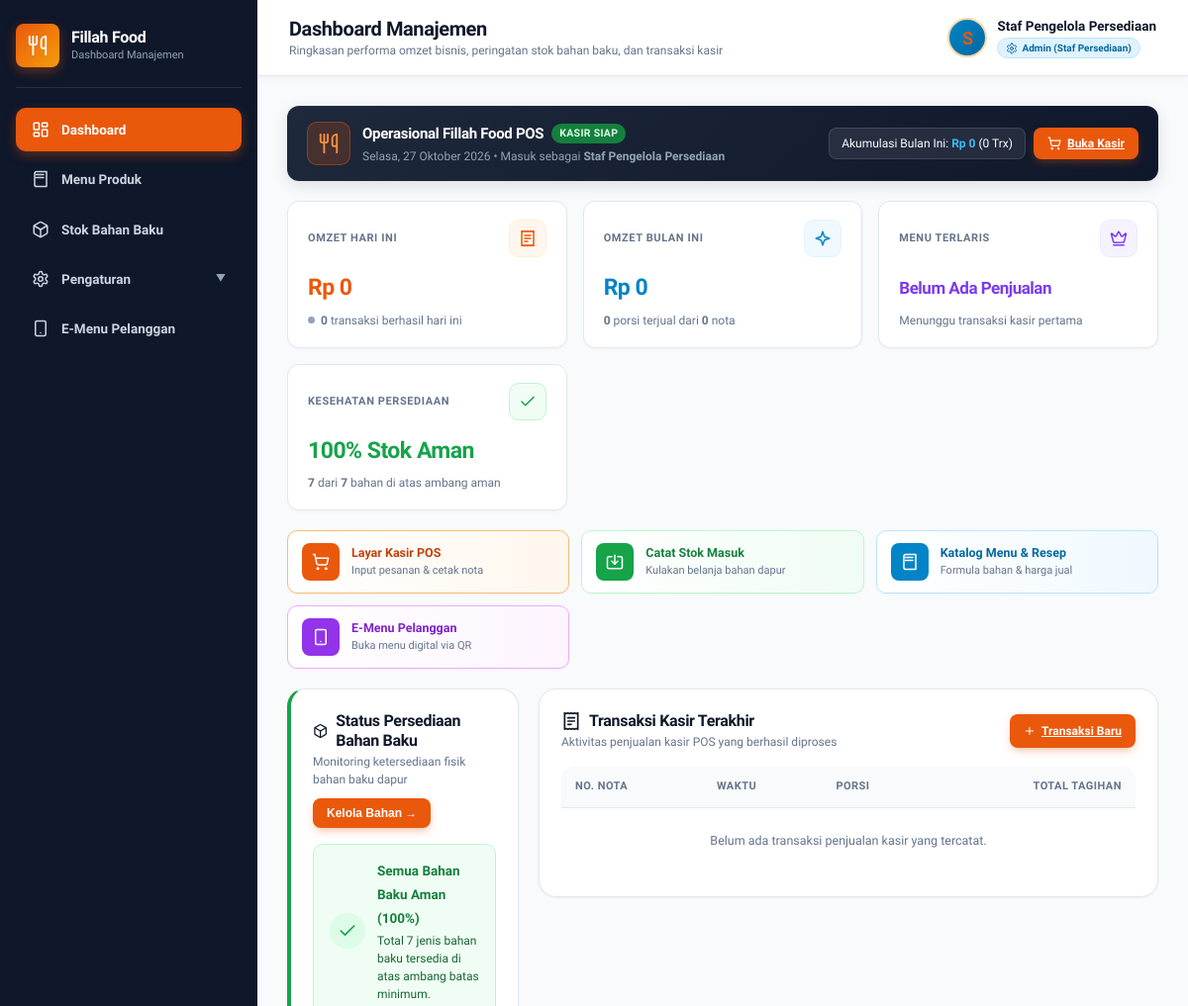
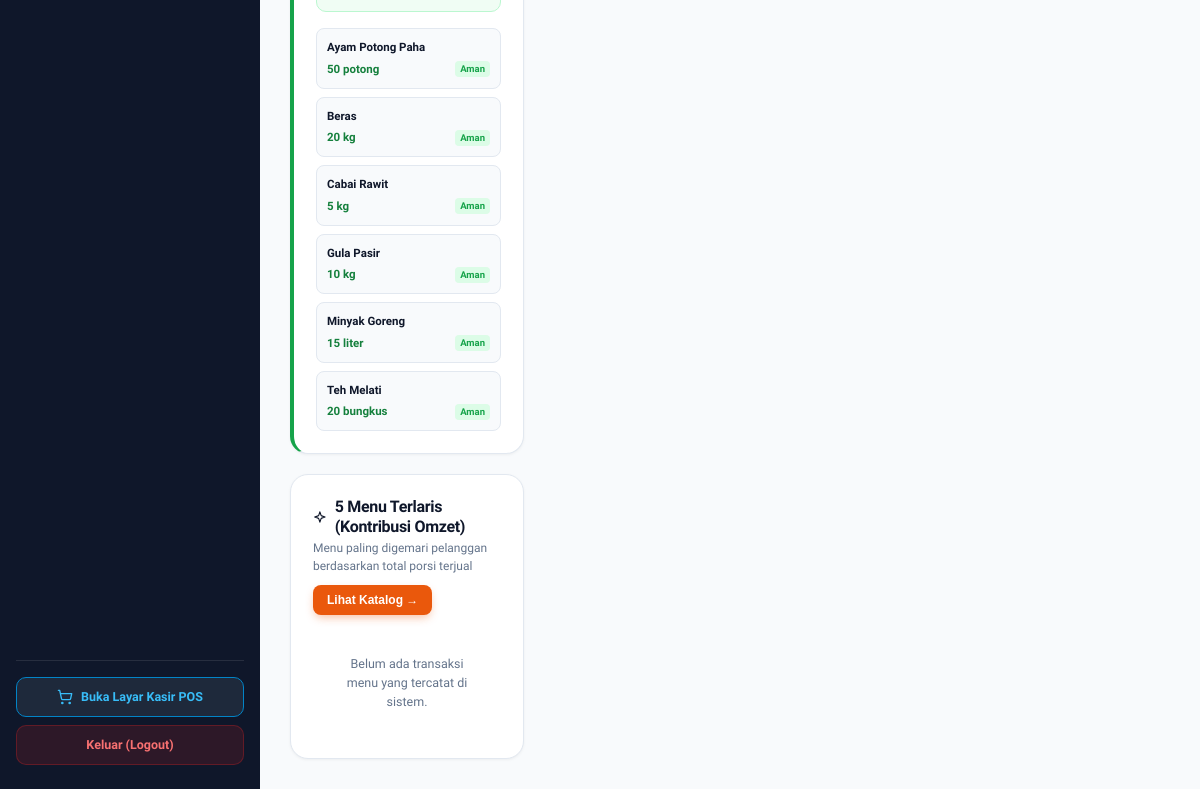
Screenshot of /admin.php (signed in) with the database file from the repository (2 pictures, top to bottom).
### tables this page shows
CREATE TABLE IF NOT EXISTS bahan_baku (
    id INT AUTO_INCREMENT PRIMARY KEY,
    nama_bahan VARCHAR(100) NOT NULL,
    stok DECIMAL(10,2) NOT NULL,
    satuan VARCHAR(20) NOT NULL,
    batas_minimum DECIMAL(10,2) NOT NULL,
    gambar VARCHAR(255) NULL
);

### admin.php (the view, shortened to what the rows shown need)
<?php
require_once 'config.php';
if (!function_exists('ui_icon')) {
    function ui_icon($name, $size = 16, $class = '', $style = '') {
        $style_attr = 'width:' . $size . 'px; height:' . $size . 'px; vertical-align: middle; flex-shrink: 0;' . $style;
        $class_attr = $class ? ' class="' . $class . '"' : '';
        return '<svg' . $class_attr . ' style="' . $style_attr . '"><use href="#icon-' . $name . '"></use></svg>';
    }
}
$tab_aktif = isset($_GET['tab']) ? trim($_GET['tab']) : 'dashboard';
$cnt_prod = $conn->query("SELECT COUNT(*) FROM produk");
if ($cnt_prod && ($row_p = $cnt_prod->fetch_row())) {
    $conn->query("UPDATE produk SET gambar='uploads/menu_ayam_geprek.png' WHERE id IN (1, 3, 4, 6) AND (gambar IS NULL OR gambar = '')");
    $conn->query("UPDATE produk SET gambar='uploads/menu_aneka_es.png' WHERE id IN (2, 5) AND (gambar IS NULL OR gambar = '')");
    $conn->query("UPDATE produk SET nama_produk='Ayam Saja' WHERE id=3 AND nama_produk LIKE '%A la Carte%'");
}
$bahan_baku_list = [];
$res_bahan = $conn->query("SELECT * FROM bahan_baku ORDER BY nama_bahan ASC");
if ($res_bahan) {
    while ($b = $res_bahan->fetch_assoc()) {
        $bahan_baku_list[] = $b;
    }
}
$bahan_kritis_list = [];
?>
<!DOCTYPE html>
<html lang="id">
<head>
    <link rel="stylesheet" href="style.css">
</head>
<body>
    <aside class="sidebar">
        <div>
            <div class="brand-section">
                <div class="brand-brand-wrap">
                    <div class="brand-icon"><?php echo ui_icon("utensils", 22); ?></div>
                    <div class="brand-details">
                        <h2>Fillah Food</h2>
                    </div>
                </div>
            </div>
        </div>
    </aside>
    <div class="main-content">
        <header class="topbar">
            <div class="topbar-left">
                <div class="topbar-title">
                    <h1 id="topbar-page-title">
                        <?php
                            if ($tab_aktif === 'pengguna') echo 'Pengelolaan Pengguna';
                            elseif ($tab_aktif === 'peran') echo 'Peran & Hak Akses (RBAC)';
                            elseif ($tab_aktif === 'profil') echo 'Profil Saya';
                            elseif ($tab_aktif === 'produk') echo 'Katalog Menu & Resep';
                            elseif ($tab_aktif === 'stok') echo 'Persediaan Bahan Baku (Stok)';
                            else echo 'Dashboard Manajemen';
                        ?>
                    </h1>
                </div>
            </div>
        </header>
        <div class="content-body">
            <div id="view-dashboard" class="tab-view" style="<?php echo ($tab_aktif === 'dashboard') ? '' : 'display: none;'; ?>">
                <div class="section-grid">
                    <div style="display: flex; flex-direction: column; gap: 20px;">
                        <?php if (!empty($bahan_kritis_list)): ?>
                            <div class="panel-card" style="border-left: 4px solid #dc2626;">
                                <div class="panel-header">
                                    <div>
                                        <h2><span><?php echo ui_icon("alert", 20); ?></span> Peringatan Bahan Menipis / Kritis</h2>
                                        <p style="font-size: 12px; color: var(--text-muted); margin-top: 2px;">Segera belanja bahan di bawah ambang minimum berikut</p>
                                    </div>
                                    <button class="btn-primary-sm" onclick="pindahTab('stok', event)">Buka Stok &rarr;</button>
                                </div>
                                <div class="table-responsive">
                                    <table>
                                        <thead>
                                            <tr>
                                                <th>Bahan Baku</th>
                                                <th>Sisa Stok</th>
                                                <th>Batas Min</th>
                                                <th>Status</th>
                                                <th style="text-align: right;">Aksi</th>
                                            </tr>
                                        </thead>
                                        <tbody>
                                            <?php foreach ($bahan_kritis_list as $bk): ?>
                                                <tr>
                                                    <td><strong><?php echo htmlspecialchars($bk['nama_bahan']); ?></strong></td>
                                                    <td style="color: #dc2626; font-weight: 800;">
                                                        <?php echo rtrim(rtrim(number_format($bk['stok'], 2, '.', ''), '0'), '.'); ?> <?php echo htmlspecialchars($bk['satuan']); ?>
                                                    </td>
                                                    <td style="color: var(--text-muted);">
                                                        <?php echo rtrim(rtrim(number_format($bk['batas_minimum'], 2, '.', ''), '0'), '.'); ?> <?php echo htmlspecialchars($bk['satuan']); ?>
                                                    </td>
                                                    <td>
                                                        <span class="badge <?php echo ($bk['stok'] <= 0) ? 'badge-danger' : 'badge-warning'; ?>">
                                                            <?php echo ($bk['stok'] <= 0) ? 'Habis' : 'Menipis'; ?>
                                                        </span>
                                                    </td>
                                                    <td style="text-align: right; white-space: nowrap;">
                                                        <button class="btn-table-action btn-inbound" onclick="isiStokCepat(<?php echo $bk['id']; ?>, '<?php echo addslashes($bk['nama_bahan']); ?>', '<?php echo $bk['satuan']; ?>')" title="Catat Kulakan Stok Masuk">
                                                            <?php echo ui_icon("plus", 12); ?> Belanja
                                                        </button>
                                                    </td>
                                                </tr>
                                            <?php endforeach; ?>
                                        </tbody>
                                    </table>
                                </div>
                            </div>
                        <?php else: ?>
                            <div class="panel-card" style="border-left: 4px solid #16a34a;">
                                <div class="panel-header">
                                    <div>
                                        <h2><span><?php echo ui_icon("box", 20); ?></span> Status Persediaan Bahan Baku</h2>
                                    </div>
                                </div>
                                <div style="display: grid; grid-template-columns: repeat(auto-fit, minmax(130px, 1fr)); gap: 8px;">
                                    <?php
                                        $preview_bahan = array_slice($bahan_baku_list, 0, 6);
                                        foreach ($preview_bahan as $pb):
                                    ?>
                                        <div style="background: #f8fafc; border: 1px solid #e2e8f0; border-radius: 8px; padding: 10px; font-size: 11.5px;">
                                            <div style="font-weight: 700; color: var(--text-dark); white-space: nowrap; overflow: hidden; text-overflow: ellipsis;" title="<?php echo htmlspecialchars($pb['nama_bahan']); ?>">
                                                <?php echo htmlspecialchars($pb['nama_bahan']); ?>
                                            </div>
                                            <div style="display: flex; align-items: center; justify-content: space-between; margin-top: 4px;">
                                                <span style="font-weight: 800; color: #15803d;">
                                                    <?php echo rtrim(rtrim(number_format($pb['stok'], 2, '.', ''), '0'), '.'); ?> <?php echo htmlspecialchars($pb['satuan']); ?>
                                                </span>
                                                <span style="font-size: 9.5px; color: #16a34a; background: #dcfce7; padding: 1px 5px; border-radius: 4px; font-weight: 700;">Aman</span>
                                            </div>
                                        </div>
                                    <?php endforeach; ?>
                                </div>
                            </div>
                        <?php endif; ?>
                        <div class="panel-card">
                            <div class="panel-header">
                                <div>
                                    <h2><span><?php echo ui_icon("sparkles", 20); ?></span> 5 Menu Terlaris (Kontribusi Omzet)</h2>
                                </div>
                            </div>
                        </div>
                    </div>
                    <div class="panel-card" id="riwayat-transaksi">
                        <div class="panel-header">
                            <div>
                                <h2><span><?php echo ui_icon("receipt", 20); ?></span> Transaksi Kasir Terakhir</h2>
                            </div>
                        </div>
                        <div class="table-responsive">
                            <table>
                                <thead>
                                    <tr>
                                        <th>No. Nota</th>
                                        <th>Waktu</th>
                                        <th>Porsi</th>
                                        <th style="text-align: right;">Total Tagihan</th>
                                    </tr>
                                </thead>
                            </table>
                        </div>
                    </div>
                </div>
            </div>
        </div>
    </div>
</body>
</html>

### rows the page displays
bahan_baku: nama_bahan "Ayam Potong Paha", stok "50", satuan "potong"
bahan_baku: nama_bahan "Beras", stok "20", satuan "kg"
bahan_baku: nama_bahan "Cabai Rawit", stok "5", satuan "kg"
bahan_baku: nama_bahan "Gula Pasir", stok "10", satuan "kg"
bahan_baku: nama_bahan "Minyak Goreng", stok "15", satuan "liter"
bahan_baku: nama_bahan "Teh Melati", stok "20", satuan "bungkus"

### other values shown
substr($nama_disp, 0, 1) "S"
$nama_disp "Staf Pengelola Persediaan"
$_SESSION['nama_lengkap'] "Staf Pengelola Persediaan"
$kpi_month['omzet_month'] "0"
$kpi_month['trx_month'] "0"
$kpi_today['omzet_today'] "0"
$kpi_today['trx_today'] "0"
$total_porsi_bulan "0"
$total_bahan_count - $kpi_alert['total_menipis'] "7"
$total_bahan_count "7"
